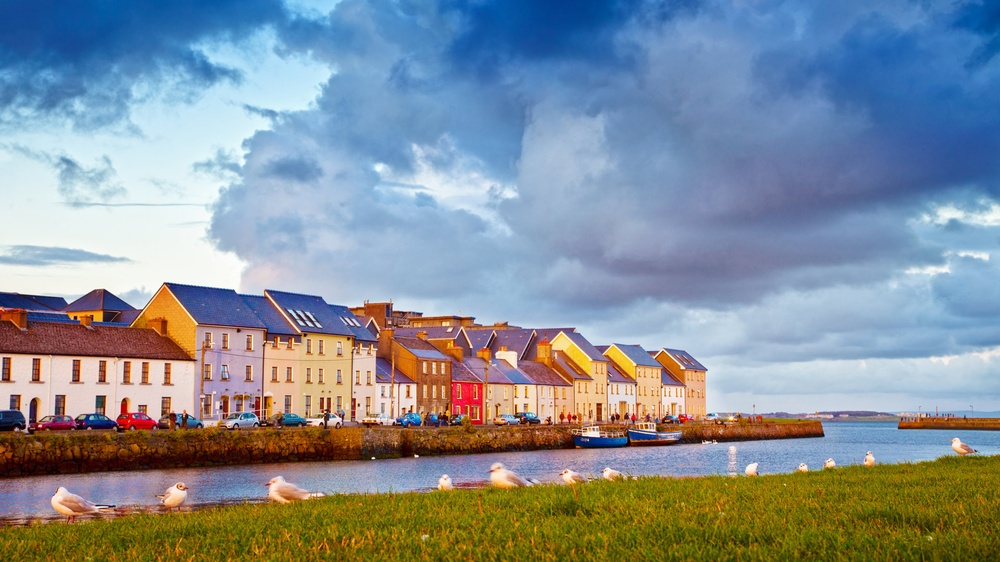
#> input picture Lab8/Galway.jpg, 1000 x 562 px, shrunk from 1920 x 1080 before the run
$ python Lab8.py   (older library calls are emulated)
#> lines starting #> are read from the running program, lines starting #| are printed output that depends on the picture; after the words box and inside, x2 and y2 are one past the last pixel; in counts of white or black regions, pixels touching at a corner belong together
import cv2
import numpy as np
from matplotlib import pyplot as plt

nrows = 3
ncols = 3

#img = cv2.imread('ATU.jpg',)
img = cv2.imread('Galway.jpg',)
#> img is the input picture: shape (562, 1000, 3); mean B, G, R 151.9, 143.3, 132.6

#single images
gray_image = cv2. cvtColor(img, cv2. COLOR_BGR2GRAY)
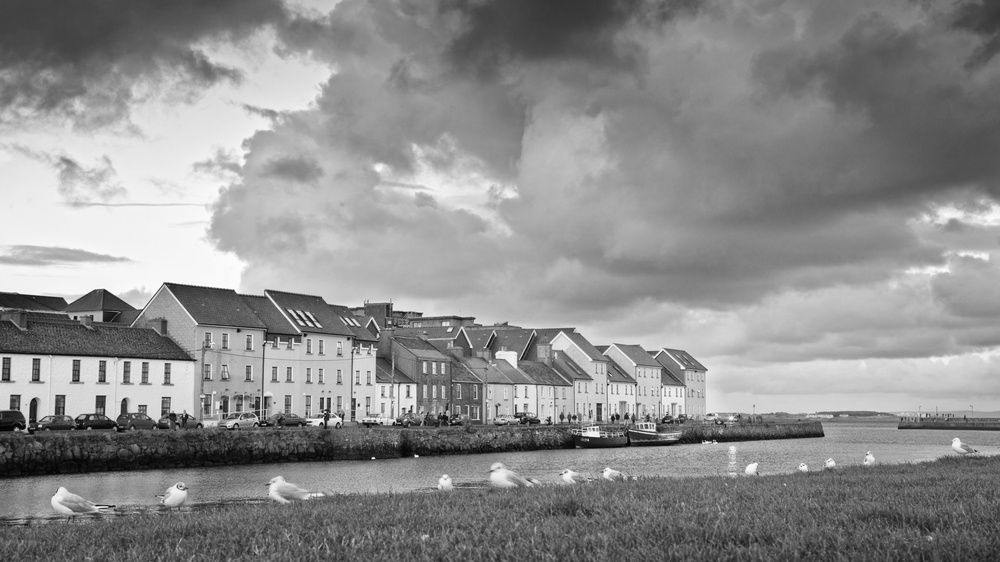
#> gray_image: shape (562, 1000); min 1, max 255, mean 141.1
#cv2. imshow('Original Image', img)
#cv2. imshow('Grayscale Image', gray_image)
cv2. waitKey(0)
cv2. destroyAllWindows()
imgOut1 = cv2.GaussianBlur(gray_image,(3, 3),0)
imgOut2 = cv2.GaussianBlur(gray_image,(13, 13),0)
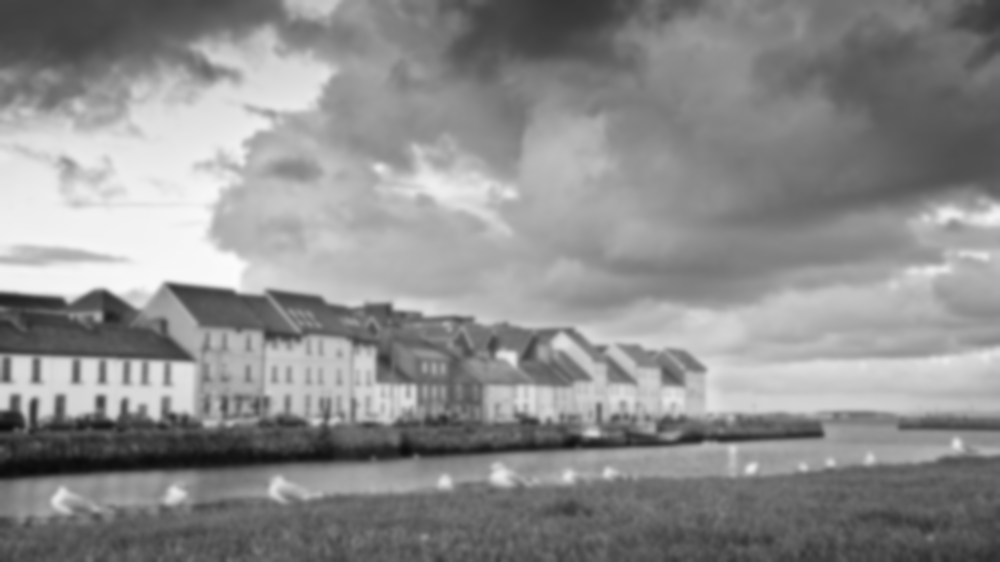
#> imgOut2: shape (562, 1000); min 11, max 251, mean 141.1

#sobel gradients
sobelHorizontal = cv2.Sobel(gray_image,cv2.CV_64F,1,0,ksize=5) # x dir
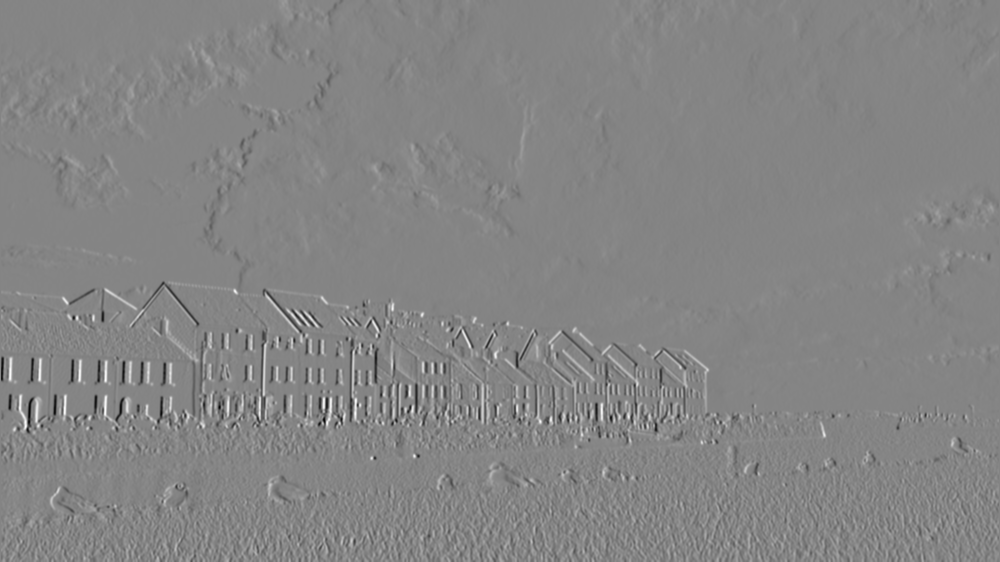
#> sobelHorizontal: shape (562, 1000) float64; min -8937, max 8207, mean -1.7; drawn with min black and max white
sobelVertical = cv2.Sobel(gray_image,cv2.CV_64F,0,1,ksize=5) # y dir
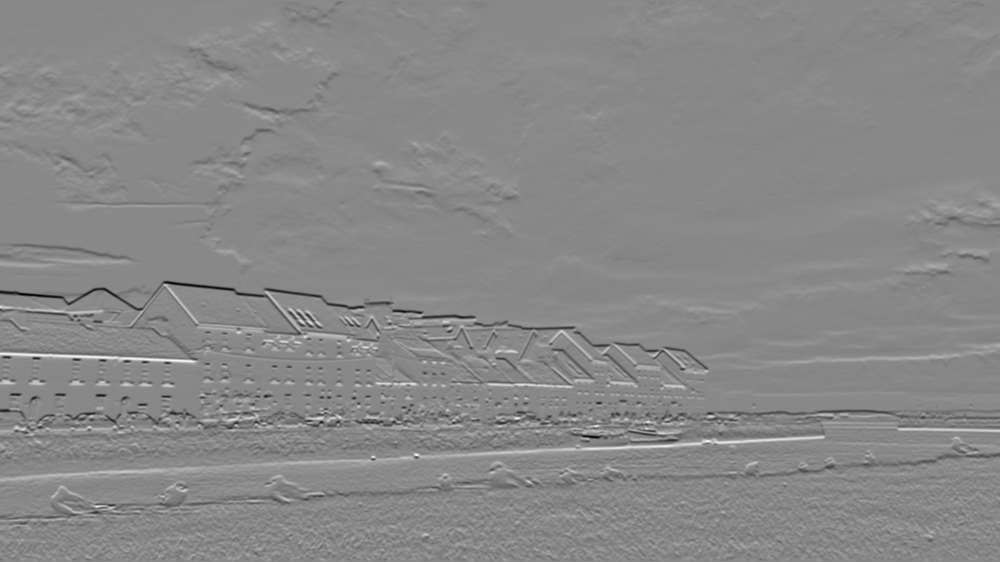
#> sobelVertical: shape (562, 1000) float64; min -10493, max 9119, mean -4.6; drawn with min black and max white
sobelSum = np.abs(sobelHorizontal + sobelVertical) # use absolute value for processing
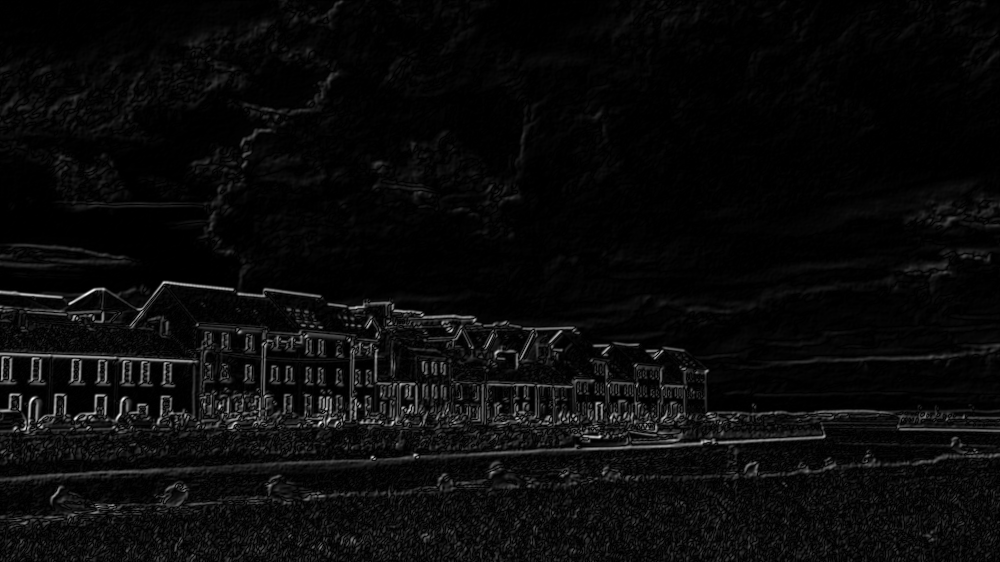
#> sobelSum: shape (562, 1000) float64; min 0, max 12934, mean 550; drawn with min black and max white

#canny edge detection
canny = cv2.Canny(gray_image,100,300)
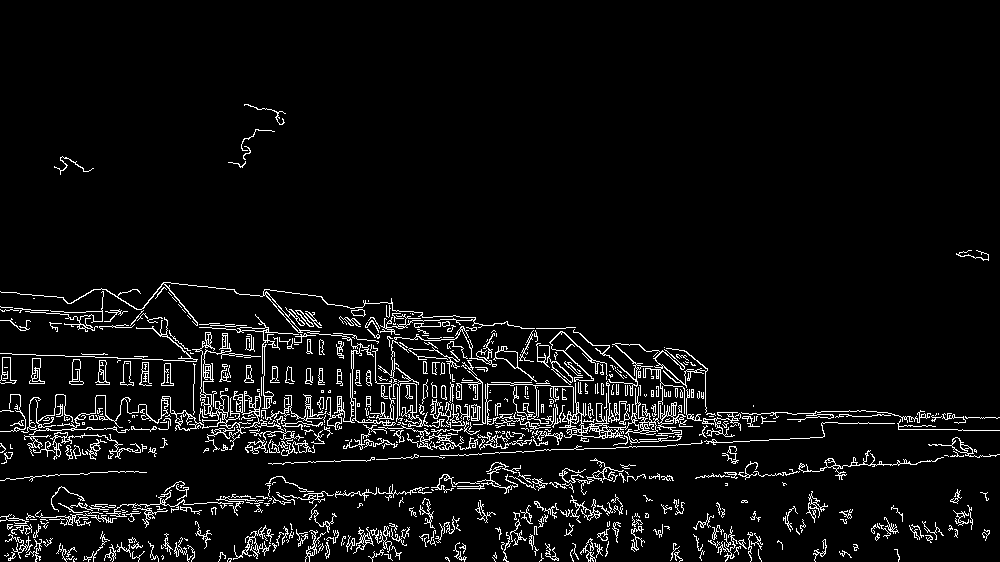
#> canny: shape (562, 1000); 5.5% white in thin lines or dots, all inside (x1, y1, x2, y2) = (0, 104, 1000, 562)
sobelSumThreshold = (sobelSum,100,300)

# [12 lines of commented-out code are left out]
plt.subplot(nrows, ncols,1),plt.imshow(cv2. cvtColor(img, cv2. COLOR_BGR2RGB), cmap = 'gray')
plt.title('Original'), plt.xticks([]), plt.yticks([])
plt.subplot(nrows, ncols,2),plt.imshow(gray_image, cmap = 'gray')
plt.title('GrayScale'), plt.xticks([]), plt.yticks([])
# [4 lines of commented-out code are left out]
plt.subplot(nrows, ncols,3),plt.imshow(sobelHorizontal, cmap = 'gray')
plt.title('Sobel X'), plt.xticks([]), plt.yticks([])
plt.subplot(nrows, ncols,4),plt.imshow(sobelVertical, cmap = 'gray')
plt.title('Sobel Y'), plt.xticks([]), plt.yticks([])
plt.subplot(nrows, ncols,5),plt.imshow(sobelSum, cmap = 'gray')
plt.title('Sobel Sum'), plt.xticks([]), plt.yticks([])
plt.subplot(nrows, ncols,6),plt.imshow(canny, cmap = 'gray')
plt.title('Canny Edge Image'), plt.xticks([]), plt.yticks([])
#plt.subplot(nrows, ncols,7),plt.imshow(sobelSumThreshold, cmap = 'gray')
#plt.title('Sobel Sum with Threshold'), plt.xticks([]), plt.yticks([])
plt.show()
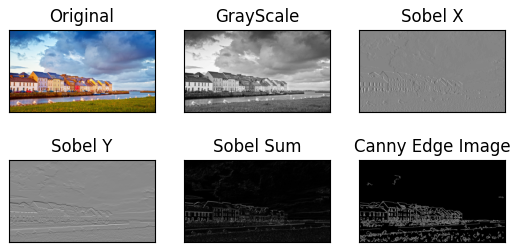
#> figure drawn by matplotlib, 6 panels

$ run again, with Lab8/ATU.jpg copied over Lab8/Galway.jpg
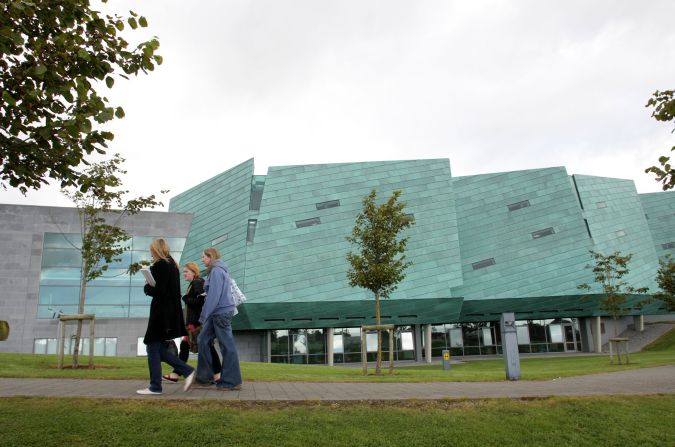
#> input picture Lab8/ATU.jpg, 675 x 447 px
#> img is the input picture: shape (447, 675, 3); mean B, G, R 146.4, 158.5, 148.9
#> `sobelVertical = cv2.Sobel(gray_image,cv2.CV_64F,0,1,ksize=5)`:
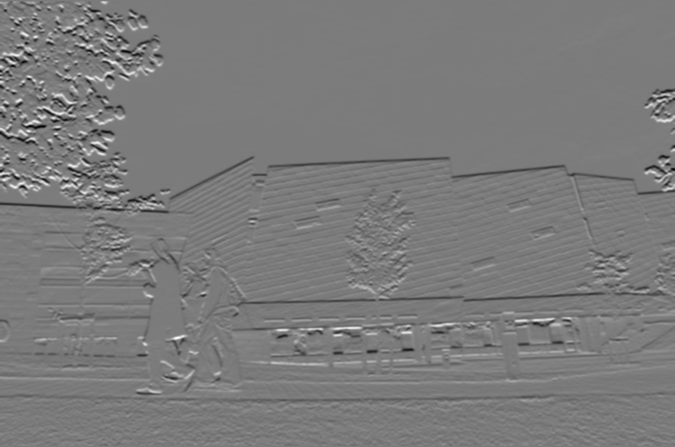
#> sobelVertical: shape (447, 675) float64; min -10212, max 10804, mean -42.1; drawn with min black and max white
#> `canny = cv2.Canny(gray_image,100,300)`:
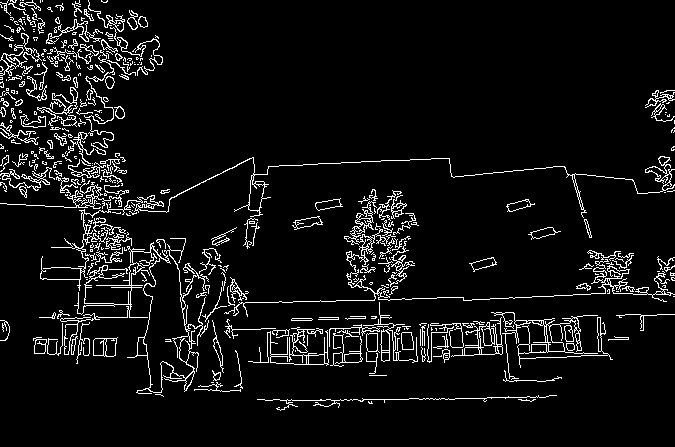
#> canny: shape (447, 675); 6.5% white in thin lines or dots
